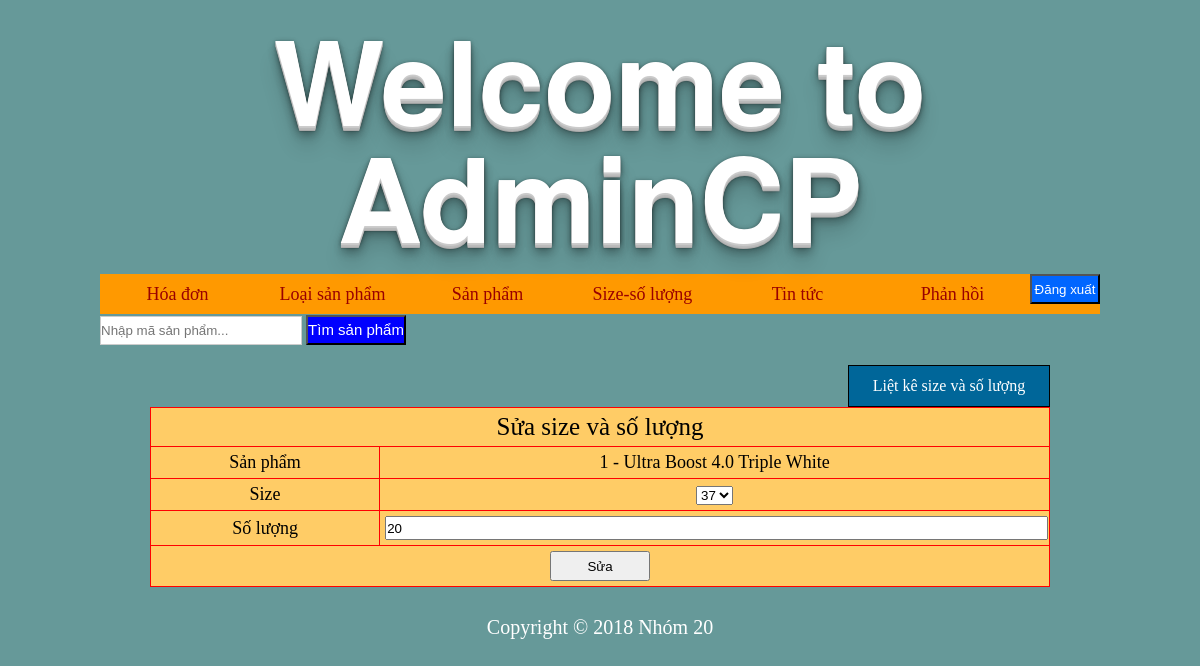
The page /admincp/index.php?quanly=size_soluong&ac=sua&id=1&size=37 (signed in) on the database its author committed.
### tables this page shows
CREATE TABLE `size_soluong` (
  `idsp` int(11) NOT NULL,
  `size` int(2) NOT NULL COMMENT '36,37,38,39,40,41,42,43,44,45',
  `soluong` int(5) NOT NULL
);

CREATE TABLE `sanpham` (
  `idsp` int(11) NOT NULL,
  `tensp` varchar(255) NOT NULL,
  `masp` varchar(255) NOT NULL,
  `hinhanh` varchar(255) NOT NULL,
  `idthuonghieu` tinyint(1) NOT NULL COMMENT '0:Adidas - 1:Nike',
  `dongia` int(11) NOT NULL COMMENT 'VND',
  `idloaisp` int(5) NOT NULL,
  `noidung` varchar(10000) NOT NULL
);

### admincp/modules/quanlysize_soluong/sua.php (the view, shortened to what this page needs)
<?php
	$sql = "select * from sanpham inner join size_soluong on sanpham.idsp=size_soluong.idsp where size_soluong.idsp='$_GET[id]' and size_soluong.size='$_GET[size]'";
	$row=mysqli_query($conn,$sql);
	$dong=mysqli_fetch_array($row);
?>
<div class="button_them">
  <a href="index.php?quanly=size_soluong&ac=lietke">Liệt kê size và số lượng</a>
</div>
<form action="modules/quanlysize_soluong/xuly.php?id=<?php echo $dong['idsp'] ?>&size=<?php echo $dong['size'] ?>" method="post" enctype="multipart/form-data">
  <table border="1">
    <tr>
      <td colspan="2" style="text-align:center;font-size:25px;">Sửa size và số lượng</td>
    </tr>
    <tr>
      <td>Sản phẩm</td>
      <td><?php echo $dong['idsp'].' - '. $dong['tensp'] ?></td>
    </tr>
    <tr>
      <td>Size</td>
      <td><select name="size">
        <option selected="selected" value="<?php echo $dong['size'] ?>"><?php echo $dong['size'] ?></option>
      </select></td>
    </tr>
    <tr>
      <td>Số lượng</td>
      <td><input type="text" name="soluong" value="<?php echo $dong['soluong'] ?>" required="required"></td>
    </tr>
    <tr>
      <td colspan="2"><div align="center">
        <input class="submit" type="submit" name="sua" value="Sửa">
      </div></td>
    </tr>
  </table>
</form>

### admincp/style/admincp.css (style rules this page uses)
body { background:#669999; }
* { padding:0; margin:0; }
table { border-collapse:collapse; width:100%; background-color:#FC6; border:1px solid #F00; }
table tr td { color:#000; font-size:18px; text-align: center; padding:5px; }
input { width:100%; height:20px; }
.submit { width: 100px; height: 30px; align-content: center; }
.button_them { width:200px; height:40px; border:1px solid #000; text-align:center; background:#069; line-height:40px; color:#fff; float:right; }
.button_them a { color:#fff; display:block; text-decoration:none; }

### rows shown on the page
size_soluong: idsp "1", idsp.tensp "Ultra Boost 4.0 Triple White", size "37", soluong "20"
